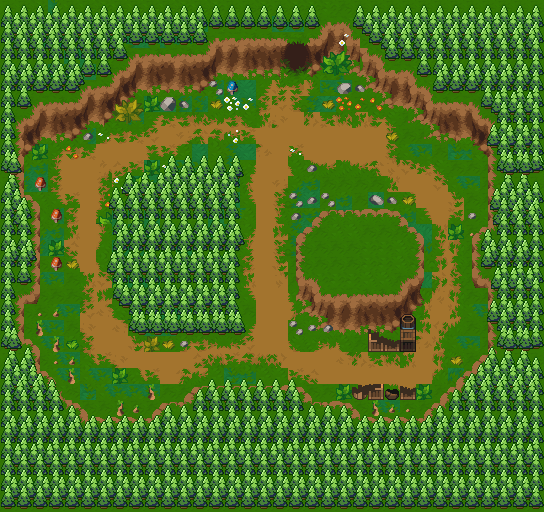

A level layout from a 2D game, rendered from its tile map. Below: a short description, then the map file with tile-grid data replaced by summaries:
An orthogonal 34x32 tile map with 16x16 px tiles, 21 tile layers (Floor, elevation, bushes and stones, Boxes and Barrels, ...), 5 tilesets.

<map version="1.10" tiledversion="1.11.0" orientation="orthogonal" renderorder="right-down" width="34" height="32" tilewidth="16" tileheight="16" infinite="0" nextlayerid="33" nextobjectid="1">
 <tileset firstgid="1" source="woods_Props.tsx" />
 <tileset firstgid="626" source="woods_Tiles.tsx" />
 <tileset firstgid="1251" source="forest_overworld_old.tsx" />
 <tileset firstgid="1271" source="woods_Trees.tsx" />
 <tileset firstgid="1601" source="Dungeon_Props.tsx" />
 <layer id="1" name="Floor" width="34" height="32">
  <data>[1088 cells, 1088 non-empty, 44 distinct tile ids]</data>
 </layer>
 <layer id="9" name="elevation" width="34" height="32" offsetx="-8" offsety="0">
  <data>[1088 cells, 243 non-empty, 53 distinct tile ids]</data>
 </layer>
 <layer id="3" name="bushes and stones" width="34" height="32">
  <data>[1088 cells, 84 non-empty, 35 distinct tile ids]</data>
 </layer>
 <layer id="14" name="Boxes and Barrels" width="34" height="32">
  <data>[1088 cells, 11 non-empty, 8 distinct tile ids]</data>
 </layer>
 <layer id="26" name="Trees1-moved" width="34" height="32" offsetx="4" offsety="-10">
  <data>[1088 cells, 27 non-empty, 2 distinct tile ids]</data>
 </layer>
 <layer id="16" name="Trees1" width="34" height="32">
  <data>[1088 cells, 94 non-empty, 2 distinct tile ids]</data>
 </layer>
 <layer id="27" name="Trees2-moved" width="34" height="32" offsetx="-7" offsety="-9">
  <data>[1088 cells, 80 non-empty, 2 distinct tile ids]</data>
 </layer>
 <layer id="17" name="Trees2" width="34" height="32">
  <data>[1088 cells, 88 non-empty, 2 distinct tile ids]</data>
 </layer>
 <layer id="18" name="Trees3-moved" width="34" height="32" offsetx="-4" offsety="-10">
  <data>[1088 cells, 85 non-empty, 2 distinct tile ids]</data>
 </layer>
 <layer id="28" name="Trees3" width="34" height="32">
  <data>[1088 cells, 96 non-empty, 2 distinct tile ids]</data>
 </layer>
 <layer id="19" name="Trees4" width="34" height="32">
  <data>[1088 cells, 106 non-empty, 2 distinct tile ids]</data>
 </layer>
 <layer id="20" name="Trees5-moved" width="34" height="32" offsetx="5" offsety="-6">
  <data>[1088 cells, 114 non-empty, 2 distinct tile ids]</data>
 </layer>
 <layer id="29" name="Trees5" width="34" height="32">
  <data>[1088 cells, 120 non-empty, 2 distinct tile ids]</data>
 </layer>
 <layer id="21" name="Trees6" width="34" height="32">
  <data>[1088 cells, 106 non-empty, 2 distinct tile ids]</data>
 </layer>
 <layer id="22" name="Trees7-moved" width="34" height="32" offsetx="-6" offsety="-10">
  <data>[1088 cells, 94 non-empty, 2 distinct tile ids]</data>
 </layer>
 <layer id="30" name="Trees7" width="34" height="32">
  <data>[1088 cells, 101 non-empty, 2 distinct tile ids]</data>
 </layer>
 <layer id="23" name="Trees8" width="34" height="32">
  <data>[1088 cells, 100 non-empty, 2 distinct tile ids]</data>
 </layer>
 <layer id="24" name="Trees9-moved" width="34" height="32" offsetx="-10" offsety="-9">
  <data>[1088 cells, 92 non-empty, 2 distinct tile ids]</data>
 </layer>
 <layer id="31" name="Trees9" width="34" height="32">
  <data>[1088 cells, 98 non-empty, 2 distinct tile ids]</data>
 </layer>
 <layer id="25" name="Trees10" width="34" height="32">
  <data>[1088 cells, 30 non-empty, 2 distinct tile ids]</data>
 </layer>
 <layer id="32" name="Trees10-moved" width="34" height="32" offsetx="6" offsety="2">
  <data>[1088 cells, 26 non-empty, 2 distinct tile ids]</data>
 </layer>
</map>
